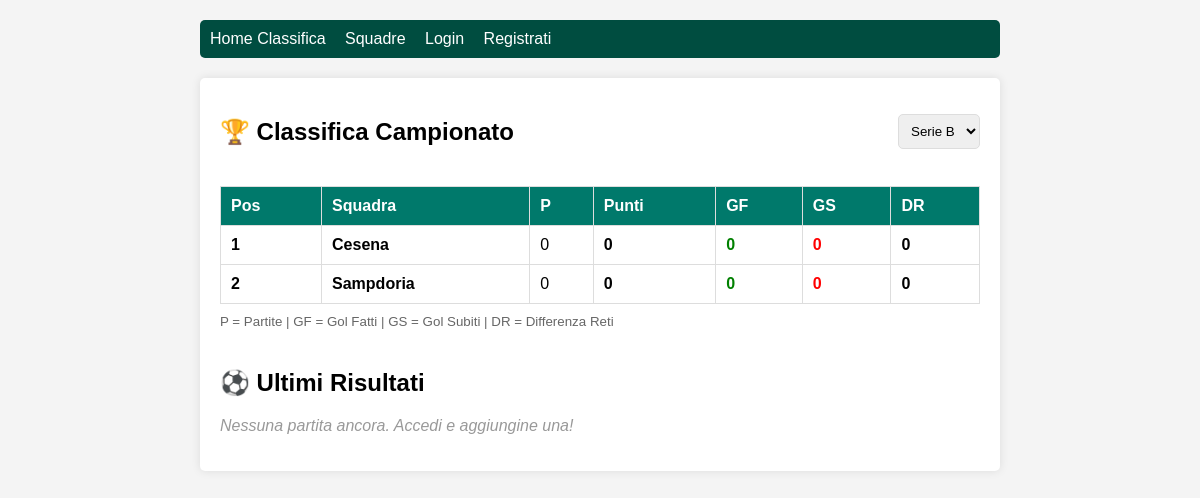
Page /?campionato_id=2 on the committed database.
### tables this page shows
CREATE TABLE team (
  id INTEGER PRIMARY KEY AUTOINCREMENT,
  name TEXT NOT NULL,
  city TEXT NOT NULL,
  created_by INTEGER NOT NULL,
  campionato_id INTEGER NOT NULL,
  FOREIGN KEY (created_by) REFERENCES user (id),
  FOREIGN KEY (campionato_id) REFERENCES campionato (id),
  UNIQUE(name, campionato_id)
);

### app/blueprints/main.py (the view)
@bp.route('/')
def index():
    campionato_id = request.args.get('campionato_id', session.get('campionato_id'))
    if not campionato_id:
        campionati = campionato_repository.get_all_campionati()
        if campionati:
            campionato_id = campionati[0]['id']
            session['campionato_id'] = campionato_id
    else:
        session['campionato_id'] = int(campionato_id)
        campionato_id = int(campionato_id)
    campionati = campionato_repository.get_all_campionati()
    current_campionato = campionato_repository.get_campionato_by_id(campionato_id) if campionato_id else None
    return render_template('index.html',
                           classifica=match_repository.get_standings(campionato_id),
                           partite=match_repository.get_matches_by_campionato(campionato_id),
                           campionati=campionati,
                           current_campionato=current_campionato)

### app/blueprints/auth.py (called while the page is built)
@bp.before_app_request
def load_logged_in_user():
    user_id = session.get('user_id')
    g.user = user_repository.get_user_by_id(user_id) if user_id else None

### app/db.py (called while the page is built)
def get_db():
    if 'db' not in g:
        g.db = sqlite3.connect(current_app.config['DATABASE'])
        g.db.row_factory = sqlite3.Row
    return g.db

### app/repositories/campionato_repository.py (called while the page is built)
def get_all_campionati():
    return get_db().execute('SELECT * FROM campionato ORDER BY nome').fetchall()

def get_campionato_by_id(campionato_id):
    return get_db().execute('SELECT * FROM campionato WHERE id = ?', (campionato_id,)).fetchone()

### app/repositories/match_repository.py (called while the page is built)
def get_matches_by_campionato(campionato_id):
    return get_db().execute(
        'SELECT m.*, t1.name as home_name, t2.name as away_name '
        'FROM match m '
        'JOIN team t1 ON m.home_team_id = t1.id '
        'JOIN team t2 ON m.away_team_id = t2.id '
        'WHERE m.campionato_id = ? '
        'ORDER BY m.match_date DESC',
        (campionato_id,)
    ).fetchall()

### app/templates/index.html (shortened to what this page needs)
{% extends 'base.html' %}
{% block content %}
    <div style="display: flex; justify-content: space-between; align-items: center; margin-bottom: 20px;">
        <h2>🏆 Classifica Campionato</h2>
        {% if campionati %}
        <div>
            <form method="GET" style="display: inline;">
                <select name="campionato_id" onchange="this.form.submit()" style="padding: 8px; border-radius: 5px; border: 1px solid #ddd;">
                    {% for camp in campionati %}
                    <option value="{{ camp['id'] }}" {% if current_campionato and current_campionato['id'] == camp['id'] %}selected{% endif %}>
                        {{ camp['nome'] }}
                    </option>
                    {% endfor %}
                </select>
            </form>
        </div>
        {% endif %}
    </div>
    <table>
        <tr>
            <th>Pos</th>
            <th>Squadra</th>
            <th>P</th>
            <th>Punti</th>
            <th>GF</th>
            <th>GS</th>
            <th>DR</th>
        </tr>
        {% for team in classifica %}
        <tr>
            <td><strong>{{ loop.index }}</strong></td>
            <td><strong>{{ team['team_name'] }}</strong></td>
            <td>{{ team['matches_played'] }}</td>
            <td><strong>{{ team['points'] }}</strong></td>
            <td style="color: green; font-weight: bold;">{{ team['goals_for'] }}</td>
            <td style="color: red; font-weight: bold;">{{ team['goals_against'] }}</td>
            <td style="font-weight: bold;">{{ team['goal_difference'] }}</td>
        </tr>
        {% endfor %}
    </table>
    <small style="color: #666; margin-top: 10px; display: block;">P = Partite | GF = Gol Fatti | GS = Gol Subiti | DR = Differenza Reti</small>
    <h2 style="margin-top:40px;">⚽ Ultimi Risultati</h2>
    {% for p in partite %}
    <div style="border-bottom: 1px solid #eee; padding: 10px; background-color: #f9f9f9; display: flex; justify-content: space-between; align-items: center;">
        <div>
            <strong>{{ p['home_name'] }}</strong> <span style="font-size: 18px; font-weight: bold;">{{ p['home_score'] }} - {{ p['away_score'] }}</span> <strong>{{ p['away_name'] }}</strong>
            <br><small style="color: #999;">{{ p['match_date'] }}</small>
        </div>
        {% if g.user %}
        <div style="white-space: nowrap;">
            {% if g.user['id'] == p['created_by'] %}
            <a href="{{ url_for('main.edit_match', match_id=p['id']) }}" style="color: #2196F3; text-decoration: none; margin-right: 10px;">✏️ Modifica</a>
            <form method="POST" action="{{ url_for('main.delete_match', match_id=p['id']) }}" style="display: inline;" onsubmit="return confirm('Eliminare questa partita?');">
                <button type="submit" style="background: none; border: none; color: #f44336; cursor: pointer; text-decoration: underline;">🗑️ Elimina</button>
            </form>
            {% else %}
            <small style="color: #999;">Non sei proprietario</small>
            {% endif %}
        </div>
        {% endif %}
    </div>
    {% else %}
    <p style="color: #999; font-style: italic;">Nessuna partita ancora. Accedi e aggiungine una!</p>
    {% endfor %}
{% endblock %}

### app/templates/base.html (shortened to what this page needs)
<!doctype html>
<html lang="it">
<head>
</head>
<body>
    <nav>
        <a href="{{ url_for('main.index') }}">Home Classifica</a>
        <a href="{{ url_for('main.teams') }}">Squadre</a>
        {% if g.user %}
            <span>👤 {{ g.user['username'] }}</span>
            <a href="{{ url_for('auth.logout') }}">Logout</a>
        {% else %}
            <a href="{{ url_for('auth.login') }}">Login</a>
            <a href="{{ url_for('auth.register') }}">Registrati</a>
        {% endif %}
    </nav>
    <div class="container">
        {% block content %}{% endblock %}
    </div>
</body>
</html>

### app/templates/base.html (style rules this page uses)
body { font-family: sans-serif; max-width: 800px; margin: 0 auto; padding: 20px; background: #f4f4f4; }
nav { background: #004d40; padding: 10px; border-radius: 5px; margin-bottom: 20px; }
nav a, nav span { color: white; text-decoration: none; margin-right: 15px; }
.container { background: white; padding: 20px; border-radius: 5px; box-shadow: 0 0 10px rgba(0,0,0,0.1); }
table { width: 100%; border-collapse: collapse; margin-top: 10px; }
th, td { border: 1px solid #ddd; padding: 10px; text-align: left; }
th { background: #00796b; color: white; }

### rows in the picture
team: team_name "Cesena", matches_played "0", points "0", goals_for "0", goals_against "0", goal_difference "0"
team: team_name "Sampdoria", matches_played "0", points "0", goals_for "0", goals_against "0", goal_difference "0"

### other values in the picture
form field campionato_id "Serie B"
